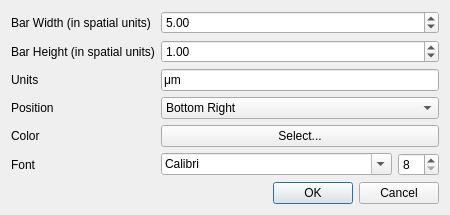
<?xml version="1.0" encoding="UTF-8"?>
<ui version="4.0">
 <class>ScaleBarDialog</class>
 <widget class="QDialog" name="ScaleBarDialog">
  <property name="geometry">
   <rect>
    <x>0</x>
    <y>0</y>
    <width>390</width>
    <height>202</height>
   </rect>
  </property>
  <property name="windowTitle">
   <string>Add Scale Bar</string>
  </property>
  <layout class="QFormLayout" name="formLayout">
   <item row="0" column="0">
    <widget class="QLabel" name="label">
     <property name="text">
      <string>Bar Width (in spatial units)</string>
     </property>
    </widget>
   </item>
   <item row="0" column="1">
    <widget class="QDoubleSpinBox" name="widthDoubleSpinBox">
     <property name="value">
      <double>5.000000000000000</double>
     </property>
    </widget>
   </item>
   <item row="1" column="0">
    <widget class="QLabel" name="label_5">
     <property name="text">
      <string>Bar Height (in spatial units)</string>
     </property>
    </widget>
   </item>
   <item row="1" column="1">
    <widget class="QDoubleSpinBox" name="heightDoubleSpinBox">
     <property name="value">
      <double>1.000000000000000</double>
     </property>
    </widget>
   </item>
   <item row="2" column="0">
    <widget class="QLabel" name="label_2">
     <property name="text">
      <string>Units</string>
     </property>
    </widget>
   </item>
   <item row="2" column="1">
    <widget class="QLineEdit" name="unitsLineEdit">
     <property name="text">
      <string>μm</string>
     </property>
    </widget>
   </item>
   <item row="3" column="0">
    <widget class="QLabel" name="label_3">
     <property name="text">
      <string>Position</string>
     </property>
    </widget>
   </item>
   <item row="3" column="1">
    <widget class="QComboBox" name="positionComboBox">
     <item>
      <property name="text">
       <string>Bottom Right</string>
      </property>
     </item>
     <item>
      <property name="text">
       <string>Bottom Left</string>
      </property>
     </item>
     <item>
      <property name="text">
       <string>Top Right</string>
      </property>
     </item>
     <item>
      <property name="text">
       <string>Top Left</string>
      </property>
     </item>
    </widget>
   </item>
   <item row="4" column="0">
    <widget class="QLabel" name="label_4">
     <property name="enabled">
      <bool>true</bool>
     </property>
     <property name="frameShape">
      <enum>QFrame::NoFrame</enum>
     </property>
     <property name="text">
      <string>Color</string>
     </property>
    </widget>
   </item>
   <item row="4" column="1">
    <widget class="QPushButton" name="colorPushButton">
     <property name="text">
      <string>Select...</string>
     </property>
    </widget>
   </item>
   <item row="5" column="0">
    <widget class="QLabel" name="label_6">
     <property name="text">
      <string>Font</string>
     </property>
    </widget>
   </item>
   <item row="5" column="1">
    <layout class="QHBoxLayout" name="horizontalLayout">
     <item>
      <widget class="QFontComboBox" name="fontComboBox">
       <property name="currentText">
        <string>Calibri</string>
       </property>
      </widget>
     </item>
     <item>
      <widget class="QSpinBox" name="fontSizeSpinBox">
       <property name="minimum">
        <number>8</number>
       </property>
       <property name="maximum">
        <number>56</number>
       </property>
      </widget>
     </item>
    </layout>
   </item>
   <item row="6" column="0" colspan="2">
    <widget class="QDialogButtonBox" name="buttonBox">
     <property name="orientation">
      <enum>Qt::Horizontal</enum>
     </property>
     <property name="standardButtons">
      <set>QDialogButtonBox::Cancel|QDialogButtonBox::Ok</set>
     </property>
    </widget>
   </item>
  </layout>
 </widget>
 <resources/>
 <connections>
  <connection>
   <sender>buttonBox</sender>
   <signal>accepted()</signal>
   <receiver>ScaleBarDialog</receiver>
   <slot>accept()</slot>
   <hints>
    <hint type="sourcelabel">
     <x>248</x>
     <y>254</y>
    </hint>
    <hint type="destinationlabel">
     <x>157</x>
     <y>274</y>
    </hint>
   </hints>
  </connection>
  <connection>
   <sender>buttonBox</sender>
   <signal>rejected()</signal>
   <receiver>ScaleBarDialog</receiver>
   <slot>reject()</slot>
   <hints>
    <hint type="sourcelabel">
     <x>316</x>
     <y>260</y>
    </hint>
    <hint type="destinationlabel">
     <x>286</x>
     <y>274</y>
    </hint>
   </hints>
  </connection>
 </connections>
</ui>
